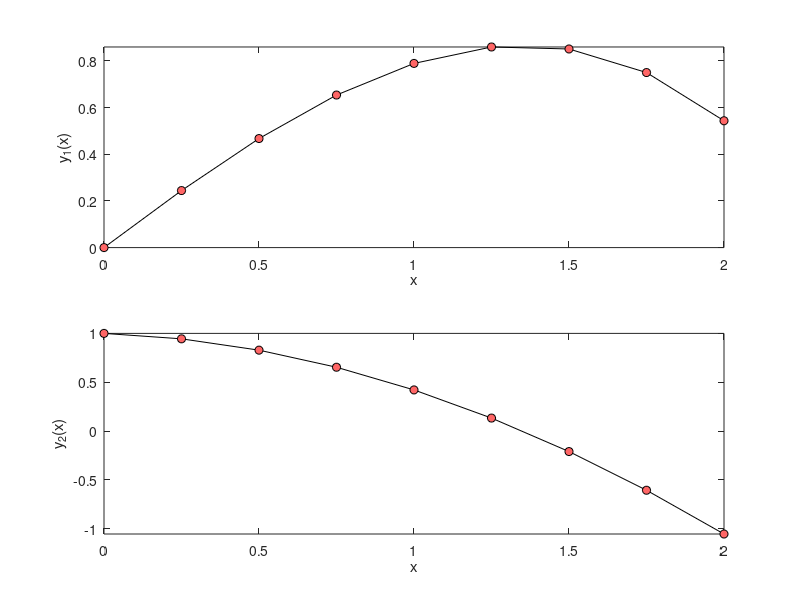

MATLAB code for this plot:
% Code 6-4 | Third Order Runge-Kutta Method
clc; clear; close all
f = @(x,Y) [Y(2); -0.1*Y(2)-x];           %ODE
Y = [0 1];                                %initial values
S = [0 2];                                %response span
h = 0.25;                                 %domain increment
type = 'Classic';
%Metod__________________________________________________________________
switch type
    case 'Classic'
        a2 = 1/2; b21 = 1/2; a3 = 1 ;  b31 = -1; b32 = 2;
        c1 = 1/6; c2 = 4/6;  c3 = 1/6;
    case 'Nystrom'
        a2 = 2/3; b21 = 2/3; a3 = 2/3;  b31 = 0; b32 = 2/3;
        c1 = 2/8; c2 = 3/8;  c3 = 3/8;
    case 'Nearly Optimal'
        a2 = 1/2; b21 = 1/2; a3 = 3/4;  b31 = 0; b32 = 3/4;
        c1 = 2/9; c2 = 3/9;  c3 = 4/9;
    case 'Heun'
        a2 = 1/3; b21 = 1/3; a3 = 2/3 ; b31 = 0; b32 = 2/3;
        c1 = 1/4; c2 = 0;    c3 = 3/4;
end
x = S(1);
Y = Y(:);
i = 1;
xx = x; YY = Y;
while x < S(2)
    i = i+1;
    K1 = f(x,Y);
    K2 = f(x+a2*h,Y+b21*K1*h);
    K3 = f(x+a3*h,Y+(b31*K1+b32*K2)*h);
    Y = Y+(c1*K1+c2*K2+c3*K3)*h;
    x = x+h;
    xx(i) = x; YY(:,i) = Y;
end
%Illustration___________________________________________________________
m = numel(Y);
div = ['---------' repmat('------------',[1,m]),'\n'];
fprintf('        x'); fprintf('       y%d(x)',1:m);    fprintf(['\n',div]);
fprintf(['%9.3g',repmat('%12.5g',[1,m]),'\n'],[xx;YY]);fprintf(div);
for i = 1:m
    subplot(m,1,i)
    plot(xx,YY(i,:),'linestyle','-','Color','k',...
        'Marker','o','MarkerFaceColor',[1 0.4 0.4],...
        'displayname','f^0(x)'); hold on
    xlabel('x'); ylabel(['y_' num2str(i) '(x)']); axis tight;
end
